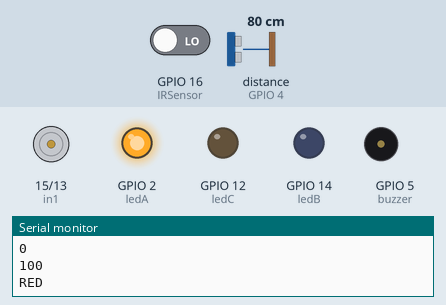
The sketch below on a simulated ESP8266 (NodeMCU). On the bench: motor-driver pin pairs drawn as motors (green arrow = first pin HIGH = forward, orange = second pin HIGH = backward, longer = more drive), output pins drawn as LEDs (lit = HIGH), buzzer (waves = sounding, pin HIGH), the last lines printed to the serial monitor. The test bench sets the inputs (shaded band); at power-on: distance to the obstacle (sensor on GPIO 4) 80 cm, GPIO 16 (IRSensor) LOW. The echo pulse lasts 58.3 µs per cm; WiFi joins after 1.5 s; servers stay silent unless stated; uploads are accepted with an empty reply; pins used as bus, display or sensor lines are not drawn.

Above: at 2.8 s.
2.9 s: distance to the obstacle (sensor on GPIO 4) set to 22 cm
4.4 s: distance to the obstacle (sensor on GPIO 4) set to 18 cm
At 5.4 s:
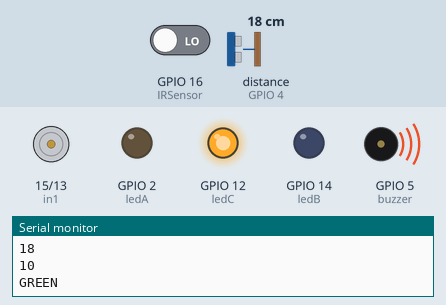
6.1 s: distance to the obstacle (sensor on GPIO 4) set to 14 cm
At 6.9 s:
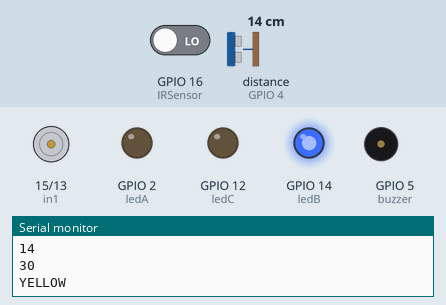
7.7 s: distance to the obstacle (sensor on GPIO 4) set to 10 cm
9.2 s: distance to the obstacle (sensor on GPIO 4) set to 7 cm
At 10.1 s:
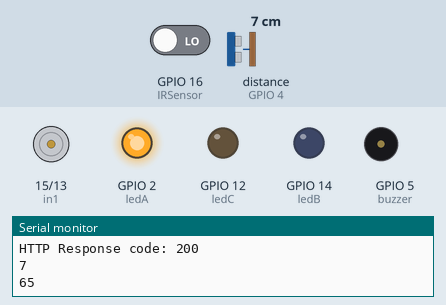
11.0 s: GPIO 16 (IRSensor) driven HIGH
At 11.8 s:
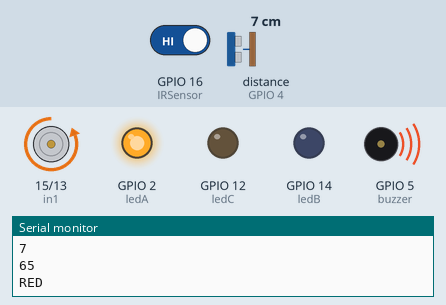
Timing chart, 0 to 42.8 s (numbered marks = the images above; inputs shaded):
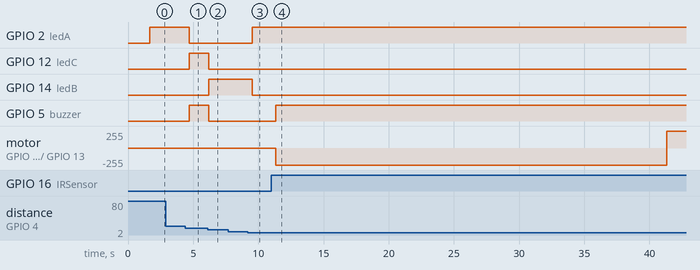

Measured:
- the behaviour switches between 21 and 20 cm on distance to the obstacle (sensor on GPIO 4) (found by bisection; images 0 and 1)
- the behaviour switches between 16 and 15 cm on distance to the obstacle (sensor on GPIO 4) (found by bisection; images 1 and 2)
- the behaviour switches between 9 and 8 cm on distance to the obstacle (sensor on GPIO 4) (found by bisection; images 2 and 3)
- after the input at 4.4 s, GPIO 2 (ledA): HIGH → LOW after 0.29 s; GPIO 12 (ledC), GPIO 5 (buzzer): LOW → HIGH after 0.29 s
- after the input at 6.1 s, GPIO 12 (ledC), GPIO 5 (buzzer): HIGH → LOW after 0.10 s; GPIO 14 (ledB): LOW → HIGH after 0.10 s
- after the input at 9.2 s, GPIO 2 (ledA): LOW → HIGH after 0.32 s; GPIO 14 (ledB): HIGH → LOW after 0.32 s
- after the input at 11.0 s, GPIO 5 (buzzer): LOW → HIGH after 0.33 s; motor on GPIO 15 (in1) / GPIO 13 (in2): stopped → backward 255/255 after 0.33 s, → forward 255/255 30.0 s later

The sketch:

smartBin.ino
```cpp
#include <ESP8266WiFi.h>
#include <ESP8266HTTPClient.h>
#include <WiFiClient.h>
#include <NewPing.h>

//3nG5tuDt   //39829828
const char* ssid = "HSD";
const char* password = "39829828";

// Domain Name with full URL Path for HTTP PUT Request
const char* serverName = "http://54.178.202.126:4009/Hardware/update/bin";
const char* serverName1 = "http://54.178.202.126:4009/Hardware/update/binCompaction";

// THE DEFAULT TIMER IS SET TO 10 SECONDS FOR TESTING PURPOSES
// For a final application, check the API call limits per hour/minute to avoid getting blocked/banned
unsigned long lastTime = 0;
// Timer set to 10 seconds (10000)
unsigned long timerDelay = 10000;

//buzzer pin
const int buzzer = 5; //D1

//IR sensor pin
int IRSensor = 16; //D0

int max_distance = 20;
int compaction = 0;


// Motor A

int in1 = 15; //D8
int in2 = 13; //D7

//ultrasonic sensor
const int trigPin = 0; //D3
const int echoPin = 4; //D2

//to take the distance directly
NewPing sonar(trigPin, echoPin, max_distance);

//for 3 LEDs
int ledA=2; //D4  -->RED
int ledB=14; //D5 -->YELLOW
int ledC=12; //D6  --> GREEN

//to check percentage levels
int a=60;
int b=25;


void setup() {
// put your setup code here, to run once:
  Serial.begin(9600);
  WiFi.begin(ssid, password);
  Serial.println("Connecting");
  while(WiFi.status() != WL_CONNECTED) {
    delay(500);
    Serial.print(".");
  }
  Serial.println("");
  Serial.print("Connected to WiFi network with IP Address: ");
  Serial.println(WiFi.localIP());

  Serial.println("Timer set to 10 seconds (timerDelay variable), it will take 10 seconds before publishing the first reading.");

  // Random seed is a number used to initialize a pseudorandom number generator
  randomSeed(analogRead(0));


  pinMode (ledA,OUTPUT);
  pinMode (ledB,OUTPUT);
  pinMode (ledC,OUTPUT);
  pinMode (buzzer, OUTPUT);
  pinMode (IRSensor, INPUT);

  digitalWrite(ledA, LOW);
  digitalWrite(ledB, LOW);
  digitalWrite(ledC, LOW);
  digitalWrite(buzzer, LOW);

  pinMode(trigPin,OUTPUT);
  pinMode(echoPin, INPUT);

// Set all the motor control pins to outputs
  pinMode(in1, OUTPUT);
  pinMode(in2, OUTPUT);

}


void demoOne()

{

  // This function will run the motors in both directions at a fixed speed

  // Turn on motor A

  digitalWrite(in1, LOW);
  digitalWrite(in2, HIGH);

  // Set speed to 200 out of possible range 0~255

  //analogWrite(enA, 200);

  delay(30000);

  // Now change motor directions

  digitalWrite(in1, HIGH);
  digitalWrite(in2, LOW);

  delay(35000);

  // Now turn off motors

  digitalWrite(in1, LOW);
  digitalWrite(in2, LOW);


}

void loop() {

// put your main code here, to run repeatedly:
long duration = 0, inches , cm ;
int percentage;
char binColor[2];
int i;

digitalWrite(trigPin, LOW);
delayMicroseconds(2);
digitalWrite(trigPin, HIGH);
delayMicroseconds(10);
digitalWrite(trigPin, LOW);

// take distance from sensor to garbage
cm = sonar.ping_cm();
// take the fill level as percentage
percentage = (100-(100/max_distance)*cm);
Serial.println(cm);

Serial.println(percentage);
delayMicroseconds(50000);
//if fill level>= 60% ON --> red
if (percentage >=a) {
  binColor[0] = 'r';
  digitalWrite (ledA,HIGH);
  digitalWrite (ledB,LOW);
  digitalWrite (ledC,LOW);

  Serial.println("RED");
  // only do 1 compaction
  if (compaction < 1)  {
    int statusSensor = digitalRead (IRSensor);

    if(statusSensor == 1){
      digitalWrite(buzzer, HIGH);
      demoOne();
    }

    compaction = compaction +1 ;

  }
  else{
    digitalWrite(buzzer, LOW);
    compaction =0;
  }
}
//if fill level>= 20% and <60% ON --> YELLOW
else if (percentage >=b && percentage < a){
  binColor[0]='y';
  digitalWrite(buzzer, LOW);
  digitalWrite (ledA,LOW);
  digitalWrite (ledB,HIGH);
  digitalWrite (ledC,LOW);
  Serial.println("YELLOW");
}
//if fill level<20% ON --> GREEN
else if (percentage <b){
  digitalWrite(buzzer, HIGH);
  binColor[0]='g';
  digitalWrite (ledA,LOW);
  digitalWrite (ledB,LOW);
  digitalWrite (ledC,HIGH);
  Serial.println("GREEN");
}
delayMicroseconds(50000);
 //Send an HTTP POST request every 10 seconds
 //if ((millis() - lastTime) > timerDelay) {
    //Check WiFi connection status
    if(WiFi.status()== WL_CONNECTED){
      WiFiClient client;
      HTTPClient http;

      // Your Domain name with URL path or IP address with path
      http.begin(client, serverName);
      //http.begin(client, serverName1);

      // Specify content-type header
      http.addHeader("Content-Type", "application/x-www-form-urlencoded");
      // Data to send with HTTP POST
      String httpRequestData = "&binId=" + String(1) +"&binFillLevel=" + String(percentage) +"&binColor="+ binColor;
      //String httpRequestData = "&binId=" + String(1) +"&binFillLevel=" + String(70) +"&binColor="+ "r";
      //String httpRequestData1 = "&binId=" + String(1) +"&binCompactionCycles=" + String(compaction);
      // Send HTTP POST request
      int httpResponseCode = http.PUT(httpRequestData);
      //int httpResponseCode1 = http.PUT(httpRequestData1);

      Serial.print("HTTP Response code: ");
      Serial.println(httpResponseCode);
      //Serial.println(httpResponseCode1);

      // Free resources
      http.end();
    }
    else {
      Serial.println("WiFi Disconnected");
    }
    lastTime = millis();
  //}


}
```
